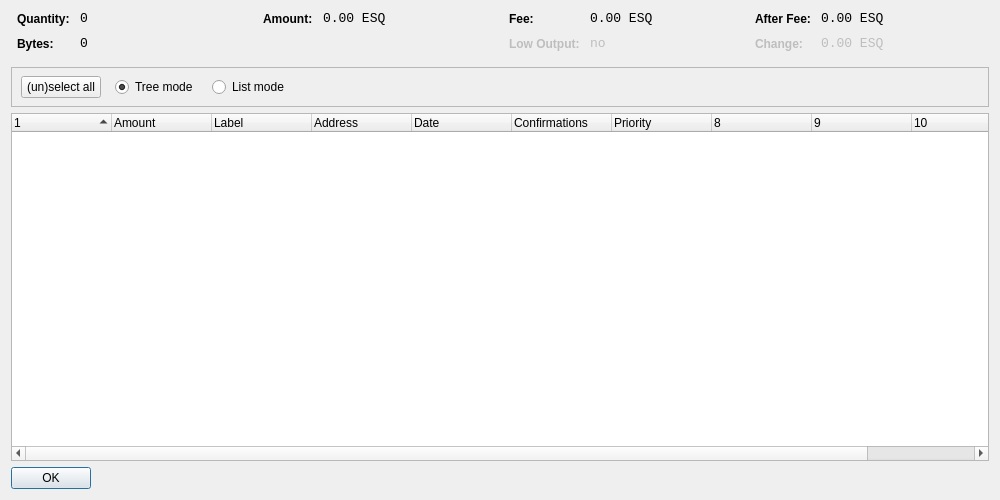
<?xml version="1.0" encoding="UTF-8"?>
<ui version="4.0">
 <class>CoinControlDialog</class>
 <widget class="QDialog" name="CoinControlDialog">
  <property name="geometry">
   <rect>
    <x>0</x>
    <y>0</y>
    <width>1000</width>
    <height>500</height>
   </rect>
  </property>
  <property name="windowTitle">
   <string>Coin Control</string>
  </property>
  <layout class="QVBoxLayout" name="verticalLayout">
   <item>
    <layout class="QHBoxLayout" name="horizontalLayoutTop" stretch="0,0,0,0">
     <property name="topMargin">
      <number>0</number>
     </property>
     <property name="bottomMargin">
      <number>10</number>
     </property>
     <item>
      <layout class="QFormLayout" name="formLayoutCoinControl1">
       <property name="horizontalSpacing">
        <number>10</number>
       </property>
       <property name="verticalSpacing">
        <number>10</number>
       </property>
       <property name="leftMargin">
        <number>6</number>
       </property>
       <property name="rightMargin">
        <number>6</number>
       </property>
       <item row="0" column="0">
        <widget class="QLabel" name="labelCoinControlQuantityText">
         <property name="styleSheet">
          <string notr="true">font-weight:bold;</string>
         </property>
         <property name="text">
          <string>Quantity:</string>
         </property>
        </widget>
       </item>
       <item row="0" column="1">
        <widget class="QLabel" name="labelCoinControlQuantity">
         <property name="font">
          <font>
           <family>Monospace</family>
           <pointsize>10</pointsize>
          </font>
         </property>
         <property name="cursor">
          <cursorShape>IBeamCursor</cursorShape>
         </property>
         <property name="contextMenuPolicy">
          <enum>Qt::ActionsContextMenu</enum>
         </property>
         <property name="text">
          <string notr="true">0</string>
         </property>
         <property name="textInteractionFlags">
          <set>Qt::LinksAccessibleByMouse|Qt::TextSelectableByKeyboard|Qt::TextSelectableByMouse</set>
         </property>
        </widget>
       </item>
       <item row="1" column="0">
        <widget class="QLabel" name="labelCoinControlBytesText">
         <property name="styleSheet">
          <string notr="true">font-weight:bold;</string>
         </property>
         <property name="text">
          <string>Bytes:</string>
         </property>
        </widget>
       </item>
       <item row="1" column="1">
        <widget class="QLabel" name="labelCoinControlBytes">
         <property name="font">
          <font>
           <family>Monospace</family>
           <pointsize>10</pointsize>
          </font>
         </property>
         <property name="cursor">
          <cursorShape>IBeamCursor</cursorShape>
         </property>
         <property name="contextMenuPolicy">
          <enum>Qt::ActionsContextMenu</enum>
         </property>
         <property name="text">
          <string notr="true">0</string>
         </property>
         <property name="textInteractionFlags">
          <set>Qt::LinksAccessibleByMouse|Qt::TextSelectableByKeyboard|Qt::TextSelectableByMouse</set>
         </property>
        </widget>
       </item>
      </layout>
     </item>
     <item>
      <layout class="QFormLayout" name="formLayoutCoinControl2">
       <property name="horizontalSpacing">
        <number>10</number>
       </property>
       <property name="verticalSpacing">
        <number>10</number>
       </property>
       <property name="leftMargin">
        <number>6</number>
       </property>
       <property name="rightMargin">
        <number>6</number>
       </property>
       <item row="0" column="0">
        <widget class="QLabel" name="labelCoinControlAmountText">
         <property name="styleSheet">
          <string notr="true">font-weight:bold;</string>
         </property>
         <property name="text">
          <string>Amount:</string>
         </property>
        </widget>
       </item>
       <item row="0" column="1">
        <widget class="QLabel" name="labelCoinControlAmount">
         <property name="font">
          <font>
           <family>Monospace</family>
           <pointsize>10</pointsize>
          </font>
         </property>
         <property name="cursor">
          <cursorShape>IBeamCursor</cursorShape>
         </property>
         <property name="contextMenuPolicy">
          <enum>Qt::ActionsContextMenu</enum>
         </property>
         <property name="text">
          <string notr="true">0.00 ESQ</string>
         </property>
         <property name="textInteractionFlags">
          <set>Qt::LinksAccessibleByMouse|Qt::TextSelectableByKeyboard|Qt::TextSelectableByMouse</set>
         </property>
        </widget>
       </item>
      </layout>
     </item>
     <item>
      <layout class="QFormLayout" name="formLayoutCoinControl3">
       <property name="horizontalSpacing">
        <number>10</number>
       </property>
       <property name="verticalSpacing">
        <number>10</number>
       </property>
       <property name="leftMargin">
        <number>6</number>
       </property>
       <property name="rightMargin">
        <number>6</number>
       </property>
       <item row="0" column="0">
        <widget class="QLabel" name="labelCoinControlFeeText">
         <property name="styleSheet">
          <string notr="true">font-weight:bold;</string>
         </property>
         <property name="text">
          <string>Fee:</string>
         </property>
        </widget>
       </item>
       <item row="0" column="1">
        <widget class="QLabel" name="labelCoinControlFee">
         <property name="font">
          <font>
           <family>Monospace</family>
           <pointsize>10</pointsize>
          </font>
         </property>
         <property name="cursor">
          <cursorShape>IBeamCursor</cursorShape>
         </property>
         <property name="contextMenuPolicy">
          <enum>Qt::ActionsContextMenu</enum>
         </property>
         <property name="text">
          <string notr="true">0.00 ESQ</string>
         </property>
         <property name="textInteractionFlags">
          <set>Qt::LinksAccessibleByMouse|Qt::TextSelectableByKeyboard|Qt::TextSelectableByMouse</set>
         </property>
        </widget>
       </item>
       <item row="1" column="0">
        <widget class="QLabel" name="labelCoinControlLowOutputText">
         <property name="enabled">
          <bool>false</bool>
         </property>
         <property name="styleSheet">
          <string notr="true">font-weight:bold;</string>
         </property>
         <property name="text">
          <string>Low Output:</string>
         </property>
        </widget>
       </item>
       <item row="1" column="1">
        <widget class="QLabel" name="labelCoinControlLowOutput">
         <property name="enabled">
          <bool>false</bool>
         </property>
         <property name="font">
          <font>
           <family>Monospace</family>
           <pointsize>10</pointsize>
          </font>
         </property>
         <property name="cursor">
          <cursorShape>IBeamCursor</cursorShape>
         </property>
         <property name="contextMenuPolicy">
          <enum>Qt::ActionsContextMenu</enum>
         </property>
         <property name="text">
          <string notr="true">no</string>
         </property>
         <property name="textInteractionFlags">
          <set>Qt::LinksAccessibleByMouse|Qt::TextSelectableByKeyboard|Qt::TextSelectableByMouse</set>
         </property>
        </widget>
       </item>
      </layout>
     </item>
     <item>
      <layout class="QFormLayout" name="formLayoutCoinControl4">
       <property name="horizontalSpacing">
        <number>10</number>
       </property>
       <property name="verticalSpacing">
        <number>10</number>
       </property>
       <property name="leftMargin">
        <number>6</number>
       </property>
       <property name="rightMargin">
        <number>6</number>
       </property>
       <item row="0" column="0">
        <widget class="QLabel" name="labelCoinControlAfterFeeText">
         <property name="styleSheet">
          <string notr="true">font-weight:bold;</string>
         </property>
         <property name="text">
          <string>After Fee:</string>
         </property>
        </widget>
       </item>
       <item row="0" column="1">
        <widget class="QLabel" name="labelCoinControlAfterFee">
         <property name="font">
          <font>
           <family>Monospace</family>
           <pointsize>10</pointsize>
          </font>
         </property>
         <property name="cursor">
          <cursorShape>IBeamCursor</cursorShape>
         </property>
         <property name="contextMenuPolicy">
          <enum>Qt::ActionsContextMenu</enum>
         </property>
         <property name="text">
          <string notr="true">0.00 ESQ</string>
         </property>
         <property name="textInteractionFlags">
          <set>Qt::LinksAccessibleByMouse|Qt::TextSelectableByKeyboard|Qt::TextSelectableByMouse</set>
         </property>
        </widget>
       </item>
       <item row="1" column="0">
        <widget class="QLabel" name="labelCoinControlChangeText">
         <property name="enabled">
          <bool>false</bool>
         </property>
         <property name="styleSheet">
          <string notr="true">font-weight:bold;</string>
         </property>
         <property name="text">
          <string>Change:</string>
         </property>
        </widget>
       </item>
       <item row="1" column="1">
        <widget class="QLabel" name="labelCoinControlChange">
         <property name="enabled">
          <bool>false</bool>
         </property>
         <property name="font">
          <font>
           <family>Monospace</family>
           <pointsize>10</pointsize>
          </font>
         </property>
         <property name="cursor">
          <cursorShape>IBeamCursor</cursorShape>
         </property>
         <property name="contextMenuPolicy">
          <enum>Qt::ActionsContextMenu</enum>
         </property>
         <property name="text">
          <string notr="true">0.00 ESQ</string>
         </property>
         <property name="textInteractionFlags">
          <set>Qt::LinksAccessibleByMouse|Qt::TextSelectableByKeyboard|Qt::TextSelectableByMouse</set>
         </property>
        </widget>
       </item>
      </layout>
     </item>
    </layout>
   </item>
   <item>
    <widget class="QFrame" name="frame">
     <property name="minimumSize">
      <size>
       <width>0</width>
       <height>40</height>
      </size>
     </property>
     <property name="frameShape">
      <enum>QFrame::StyledPanel</enum>
     </property>
     <property name="frameShadow">
      <enum>QFrame::Sunken</enum>
     </property>
     <widget class="QWidget" name="horizontalLayoutWidget">
      <property name="geometry">
       <rect>
        <x>10</x>
        <y>0</y>
        <width>781</width>
        <height>41</height>
       </rect>
      </property>
      <layout class="QHBoxLayout" name="horizontalLayoutPanel" stretch="0,0,0,0,0">
       <property name="spacing">
        <number>14</number>
       </property>
       <item>
        <widget class="QPushButton" name="pushButtonSelectAll">
         <property name="sizePolicy">
          <sizepolicy hsizetype="Maximum" vsizetype="Fixed">
           <horstretch>0</horstretch>
           <verstretch>0</verstretch>
          </sizepolicy>
         </property>
         <property name="text">
          <string>(un)select all</string>
         </property>
        </widget>
       </item>
       <item>
        <widget class="QRadioButton" name="radioTreeMode">
         <property name="sizePolicy">
          <sizepolicy hsizetype="Maximum" vsizetype="Fixed">
           <horstretch>0</horstretch>
           <verstretch>0</verstretch>
          </sizepolicy>
         </property>
         <property name="text">
          <string>Tree mode</string>
         </property>
         <property name="checked">
          <bool>true</bool>
         </property>
        </widget>
       </item>
       <item>
        <widget class="QRadioButton" name="radioListMode">
         <property name="sizePolicy">
          <sizepolicy hsizetype="Maximum" vsizetype="Fixed">
           <horstretch>0</horstretch>
           <verstretch>0</verstretch>
          </sizepolicy>
         </property>
         <property name="text">
          <string>List mode</string>
         </property>
        </widget>
       </item>
       <item>
        <spacer name="horizontalSpacer">
         <property name="orientation">
          <enum>Qt::Horizontal</enum>
         </property>
         <property name="sizeHint" stdset="0">
          <size>
           <width>40</width>
           <height>20</height>
          </size>
         </property>
        </spacer>
       </item>
      </layout>
     </widget>
    </widget>
   </item>
   <item>
    <widget class="CoinControlTreeWidget" name="treeWidget">
     <property name="contextMenuPolicy">
      <enum>Qt::CustomContextMenu</enum>
     </property>
     <property name="sortingEnabled">
      <bool>false</bool>
     </property>
     <property name="columnCount">
      <number>11</number>
     </property>
     <attribute name="headerShowSortIndicator" stdset="0">
      <bool>true</bool>
     </attribute>
     <attribute name="headerStretchLastSection">
      <bool>false</bool>
     </attribute>
     <column>
      <property name="text">
       <string/>
      </property>
     </column>
     <column>
      <property name="text">
       <string>Amount</string>
      </property>
     </column>
     <column>
      <property name="text">
       <string>Label</string>
      </property>
     </column>
     <column>
      <property name="text">
       <string>Address</string>
      </property>
     </column>
     <column>
      <property name="text">
       <string>Date</string>
      </property>
     </column>
     <column>
      <property name="text">
       <string>Confirmations</string>
      </property>
      <property name="toolTip">
       <string>Confirmed</string>
      </property>
     </column>
     <column>
      <property name="text">
       <string>Priority</string>
      </property>
     </column>
     <column>
      <property name="text">
       <string/>
      </property>
     </column>
     <column>
      <property name="text">
       <string/>
      </property>
     </column>
     <column>
      <property name="text">
       <string/>
      </property>
     </column>
     <column>
      <property name="text">
       <string/>
      </property>
     </column>
    </widget>
   </item>
   <item>
    <widget class="QDialogButtonBox" name="buttonBox">
     <property name="sizePolicy">
      <sizepolicy hsizetype="Maximum" vsizetype="Fixed">
       <horstretch>0</horstretch>
       <verstretch>0</verstretch>
      </sizepolicy>
     </property>
     <property name="orientation">
      <enum>Qt::Horizontal</enum>
     </property>
     <property name="standardButtons">
      <set>QDialogButtonBox::Ok</set>
     </property>
    </widget>
   </item>
  </layout>
 </widget>
 <customwidgets>
  <customwidget>
   <class>CoinControlTreeWidget</class>
   <extends>QTreeWidget</extends>
   <header>coincontroltreewidget.h</header>
  </customwidget>
 </customwidgets>
 <resources/>
 <connections/>
</ui>
